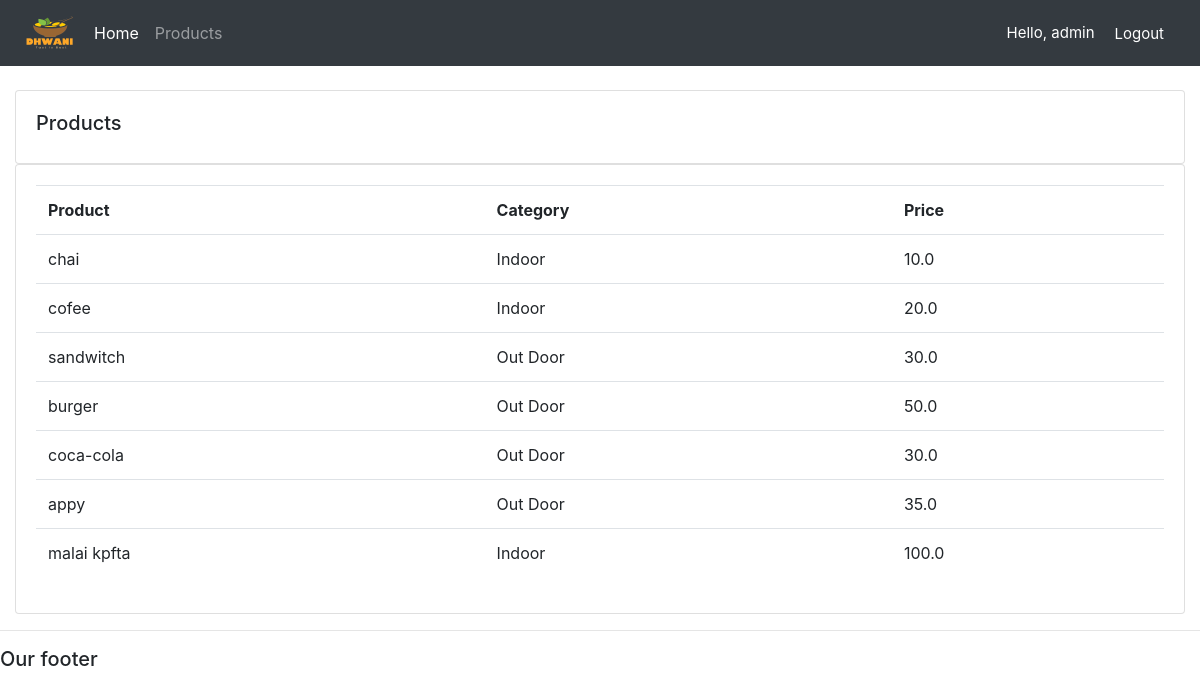
Screenshot of /products/ (signed in) with the database file from the repository.
### accounts/models.py (models this page shows, shortened)
class Product(models.Model):
	CATEGORY = (
			('Indoor', 'Indoor'),
			('Out Door', 'Out Door'),
			)
	name = models.CharField(max_length=200, null=True)
	price = models.FloatField(null=True)
	category = models.CharField(max_length=200, null=True, choices=CATEGORY)
	description = models.CharField(max_length=200, null=True, blank=True)
	date_created = models.DateTimeField(auto_now_add=True, null=True)
	tags = models.ManyToManyField(Tag)

### accounts/decorators.py (the view)
		def wrapper_func(request, *args, **kwargs):
			group = None
			if request.user.groups.exists():
				group = request.user.groups.all()[0].name
			if group in allowed_roles:
				return view_func(request, *args, **kwargs)
			else:
				return HttpResponse('You are not authorized to view this page')

### accounts/views.py (called while the page is built)
@login_required(login_url='login')
@allowed_users(allowed_roles=['admin'])
def products(request):
    products = Product.objects.all()
    context = {'products':products}
    return render(request, 'accounts/products.html', context)

### accounts/templates/accounts/products.html (shortened to what this page needs)
{%  extends 'accounts/main.html' %}
{% block content %}
		<br>
		<div class="row">
			<div class="col-md">
				<div class="card card-body">
					<h5>Products</h5>
				</div>
				<div class="card card-body">
					<table class="table">
						<tr>
							<th>Product</th>
							<th>Category</th>
							<th>Price</th>
						</tr>
                    {% for i in products %}
                        <tr>
                            <td>{{i.name}}</td>
                            <td>{{i.category}}</td>
                            <td>{{i.price}}</td>
                        </tr>
                    {% endfor %}
					</table>
				</div>
			</div>
		</div>
{% endblock content %}

### accounts/templates/accounts/navbar.html (shortened to what this page needs)
{% load static %}
<nav class="navbar navbar-expand-lg navbar-dark bg-dark">
  <img src="{% static 'images/dhwani4.png' %}">
  <div class="collapse navbar-collapse" id="navbarNav">
    <ul class="navbar-nav">
      <li class="nav-item active">
        {% if request.user.is_staff %}
        <a class="nav-link" href="{% url 'home'  %}">Home</a>
      </li>
      <li class="nav-item">
        <a class="nav-link" href="{% url 'products' %}">Products</a
          >
      </li>
      {% else %}
       <li class="nav-item">
        <a class="nav-link" href="{% url 'account' %}">Settings</a>
      </li>
      {% endif %}
    </ul>
  </div>
  <span class="hello-msg">Hello, {{request.user}}</span>
  <span><a class="hello-msg" href="{% url 'logout' %}">Logout</a></span>
</nav>

### accounts/templates/accounts/navbar.html (style rules this page uses)
.hello-msg { font-size: 15px; color: #fff; margin-right: 20px; }

### rows the page displays
Product: name "chai", category "Indoor", price "10.0"
Product: name "cofee", category "Indoor", price "20.0"
Product: name "sandwitch", category "Out Door", price "30.0"
Product: name "burger", category "Out Door", price "50.0"
Product: name "coca-cola", category "Out Door", price "30.0"
Product: name "appy", category "Out Door", price "35.0"
Product: name "malai kpfta", category "Indoor", price "100.0"

### other values shown
{{ request.user }} "admin"
